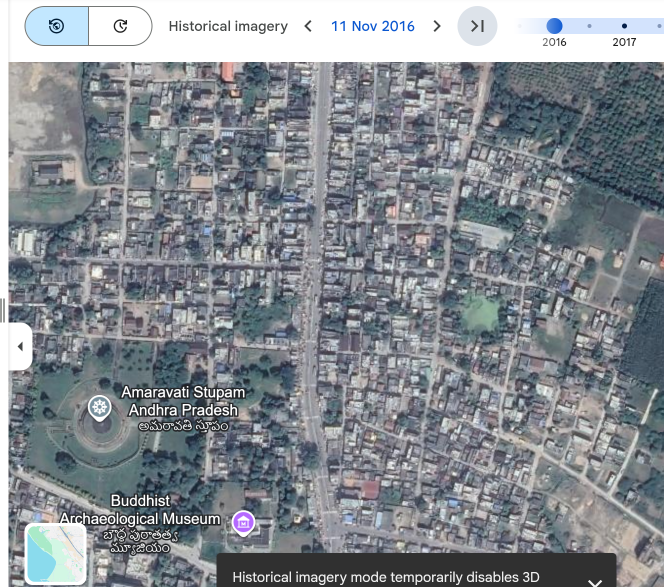
#> input picture testing/amaravathi/2016.png, 1327 x 1174 px (shown at 1/2 size)
$ python test_greenery_fix.py testing/amaravathi/2016.png
#> lines starting #> are read from the running program, lines starting #| are printed output that depends on the picture; after the words box and inside, x2 and y2 are one past the last pixel; in counts of white or black regions, pixels touching at a corner belong together
### greenery.py
import cv2
import numpy as np
from typing import Tuple, Optional

import cv2
import numpy as np
from typing import Tuple, Optional

def calculate_green_percentage(image: np.ndarray, method: str = "hsv") -> Tuple[float, Optional[np.ndarray]]:
    """
    Advanced greenery calculation with multiple detection methods.
    HSV method provides more realistic vegetation detection than simple RGB.
    """
    try:
        if image is None:
            return 0.0, None

        if method == "hsv":
            return _calculate_hsv_greenery(image)
        elif method == "rgb":
            return _calculate_green_rgb(image)
        elif method == "combined":
            return _calculate_green_combined(image)
        else:
            return _calculate_green_hsv(image)  # Default to HSV

    except Exception:
        return 0.0, None

def _calculate_hsv_greenery(image: np.ndarray) -> Tuple[float, Optional[np.ndarray]]:
    """
    Comprehensive HSV-based vegetation detection optimized for satellite imagery.
    Tuned based on EuroSAT analysis:
    - Forest: H=95-103, S=108-126, V=77-82 (blue-green, high sat)
    - Crops: H=5-147, S=31-86, V=100-188 (varied hue, moderate sat)
    - Herbaceous: H=5-146, S=27-59, V=105-163 (varied hue, low sat)
    """
    try:
        # Convert BGR to HSV color space
        hsv = cv2.cvtColor(image, cv2.COLOR_BGR2HSV)

        # Range 1: Traditional green vegetation (25-80) - crops, grass, leaves
        # Moderate thresholds to capture crops and herbaceous vegetation
        lower_green1 = np.array([25, 30, 50])   # Lower saturation for crops/grass
        upper_green1 = np.array([80, 255, 255])
        mask1 = cv2.inRange(hsv, lower_green1, upper_green1)

        # Range 2: Blue-green vegetation (80-110) - satellite forest imagery
        # Higher thresholds to prevent over-detection in dense forest
        lower_green2 = np.array([80, 80, 60])   # Moderate thresholds for forest
        upper_green2 = np.array([110, 255, 255])
        mask2 = cv2.inRange(hsv, lower_green2, upper_green2)

        # Range 3: Pale/dry vegetation - low saturation grassland
        # Captures herbaceous vegetation with low saturation
        lower_green3 = np.array([25, 20, 80])   # Very low saturation, higher brightness
        upper_green3 = np.array([80, 70, 255])  # Limited to avoid false positives
        mask3 = cv2.inRange(hsv, lower_green3, upper_green3)

        # Combine all vegetation masks
        vegetation_mask = cv2.bitwise_or(mask1, mask2)
        vegetation_mask = cv2.bitwise_or(vegetation_mask, mask3)

        # Light morphological operations to clean up noise
        kernel = cv2.getStructuringElement(cv2.MORPH_ELLIPSE, (2, 2))
        vegetation_mask = cv2.morphologyEx(vegetation_mask, cv2.MORPH_CLOSE, kernel)

        # Calculate percentage
        vegetation_pixels = np.sum(vegetation_mask > 0)
        total_pixels = image.shape[0] * image.shape[1]
        percentage = (vegetation_pixels / total_pixels) * 100

        return float(percentage), vegetation_mask

    except Exception:
        return 0.0, None

def _calculate_green_rgb(image: np.ndarray) -> Tuple[float, Optional[np.ndarray]]:
    """
    Original RGB-based method for comparison.
    Logic: (G > R) AND (G > B)
    """
    try:
        # Separate BGR channels (OpenCV loads BGR)
        b, g, r = cv2.split(image)

        # Dominant Green Mask
        green_mask = (g > r) & (g > b)

        # Percentage calculation
        green_pixels = np.sum(green_mask)
        total_pixels = image.shape[0] * image.shape[1]
        percentage = (green_pixels / total_pixels) * 100

        return float(percentage), (green_mask.astype(np.uint8) * 255)

    except Exception:
        return 0.0, None

def _calculate_green_combined(image: np.ndarray) -> Tuple[float, Optional[np.ndarray]]:
    """
    Combined HSV + RGB method for maximum accuracy.
    Uses both methods and takes intersection for high-confidence vegetation.
    """
    try:
        # Get both masks
        hsv_pct, hsv_mask = _calculate_hsv_greenery(image)
        rgb_pct, rgb_mask = _calculate_green_rgb(image)

        if hsv_mask is None or rgb_mask is None:
            return 0.0, None

        # Combine masks (intersection for high confidence)
        combined_mask = cv2.bitwise_and(hsv_mask, rgb_mask)

        # Calculate percentage
        green_pixels = np.sum(combined_mask > 0)
        total_pixels = image.shape[0] * image.shape[1]
        percentage = (green_pixels / total_pixels) * 100

        return float(percentage), combined_mask

    except Exception:
        return 0.0, None

# [258 lines left out: functions get_greenery_overlay, get_vegetation_analysis, get_vegetation_statistics, _get_method_description, _calculate_confidence, smooth_values and 3 more, not called in this run]

### test_greenery_fix.py
#!/usr/bin/env python3
"""
Test script to verify the HSV greenery detection fix.
This will help debug why green percentages are too low.
"""

import cv2
import numpy as np
import os
from greenery import calculate_green_percentage

def create_test_image():
    """Create a synthetic test image with known green content."""
    # Create a 300x300 test image
    img = np.zeros((300, 300, 3), dtype=np.uint8)

    # Fill with different colors
    # Top half: Green vegetation (should be detected)
    img[0:150, :] = [0, 128, 0]  # Dark green

    # Bottom left quarter: Bright green (should be detected)
    img[150:300, 0:150] = [0, 255, 0]  # Bright green

    # Bottom right quarter: Blue (should NOT be detected)
    img[150:300, 150:300] = [255, 0, 0]  # Blue

    return img

def test_hsv_ranges():
    """Test HSV ranges with known green colors."""
    print("🧪 Testing HSV Greenery Detection")
    print("=" * 50)

    # Test with synthetic image
    test_img = create_test_image()

    print("📊 Testing with synthetic image (75% green expected):")

    # Test all methods
    methods = ["hsv", "rgb", "combined"]
    for method in methods:
        percentage, mask = calculate_green_percentage(test_img, method=method)
        print(f"   {method.upper():>8}: {percentage:>6.2f}%")
#> this loop made 3 passes
#> percentage on pass 1: 75.33
#> percentage on pass 2: 75
#|         HSV:  75.33%
#|         RGB:  75.00%
#|    COMBINED:  75.00%
#> pass 1, in _calculate_hsv_greenery, `mask1 = cv2.inRange(hsv, lower_green1, upper_green1)`:
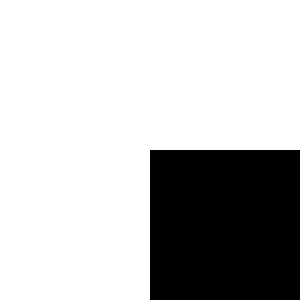
#> mask1: shape (300, 300); 75% white; 1 black region, box (x1, y1, x2, y2) and area: (150, 150, 300, 300) 22500
#> pass 1, in _calculate_hsv_greenery, `vegetation_mask = cv2.morphologyEx(vegetation_mask, cv2.MORPH_CLOSE, k..`:
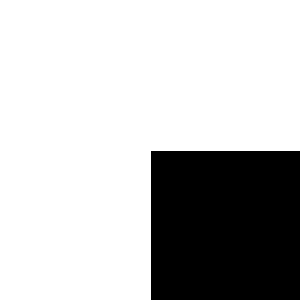
#> vegetation_mask: shape (300, 300); 75.3% white; 1 black region, box (x1, y1, x2, y2) and area: (151, 151, 300, 300) 22201
#> after the loop:
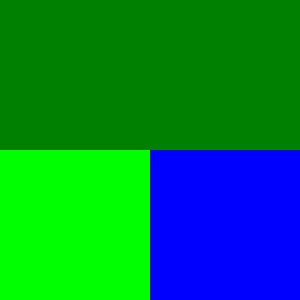
#> test_img: shape (300, 300, 3); mean of channels 0, 1, 2 63.8, 127.8, 0; drawn as B, G, R

    print("\n" + "=" * 50)

    # Test with real images if available
    test_folders = ["test_images", "data/EuroSAT/Forest", "data/EuroSAT/AnnualCrop"]

    for folder in test_folders:
        if os.path.exists(folder):
            print(f"📁 Testing with real images from: {folder}")

            # Get first few image files
            image_files = [f for f in os.listdir(folder)
                          if f.lower().endswith(('.jpg', '.jpeg', '.png'))][:3]

            if image_files:
                for img_file in image_files:
                    img_path = os.path.join(folder, img_file)
                    img = cv2.imread(img_path)

                    if img is not None:
                        print(f"\n🖼️  {img_file}:")

                        for method in methods:
                            percentage, _ = calculate_green_percentage(img, method=method)
                            print(f"   {method.upper():>8}: {percentage:>6.2f}%")
                break

    print("\n" + "=" * 50)
    print("💡 Expected Results:")
    print("   • Synthetic image: ~75% (3/4 of image is green)")
    print("   • Forest images: 60-90% (dense vegetation)")
    print("   • Crop images: 40-80% (agricultural vegetation)")
    print("   • Urban areas: 10-40% (parks, trees, lawns)")
    print("\n✅ If values are still too low, HSV ranges need further adjustment")

def debug_hsv_values(image_path: str):
    """Debug HSV values in a specific image to understand the ranges."""
#> called with image_path = 'testing/amaravathi/2016.png'
    if not os.path.exists(image_path):
        print(f"❌ Image not found: {image_path}")
        return

    img = cv2.imread(image_path)
#> img is the input picture: shape (1174, 1327, 3); mean B, G, R 145, 139.3, 134
    if img is None:
        print(f"❌ Could not load image: {image_path}")
        return

    # Convert to HSV
    hsv = cv2.cvtColor(img, cv2.COLOR_BGR2HSV)
#> hsv: shape (1174, 1327, 3); mean H, S, V 88.2, 27.4, 145.8

    # Sample some pixels to see HSV ranges
    h, w = hsv.shape[:2]
#> h = 1174; w = 1327
    sample_points = [
        (h//4, w//4),    # Top-left quadrant
        (h//4, 3*w//4),  # Top-right quadrant
        (3*h//4, w//4),  # Bottom-left quadrant
        (3*h//4, 3*w//4) # Bottom-right quadrant
    ]

    print(f"\n🔍 HSV Analysis for: {os.path.basename(image_path)}")
    print("Sample HSV values from different regions:")

    for i, (y, x) in enumerate(sample_points):
        h_val, s_val, v_val = hsv[y, x]
        bgr_val = img[y, x]
        print(f"   Region {i+1}: H={h_val:3d} S={s_val:3d} V={v_val:3d} | BGR=({bgr_val[0]:3d},{bgr_val[1]:3d},{bgr_val[2]:3d})")
#> this loop made 4 passes
#> (h_val, s_val, v_val, bgr_val) on passes 1 to 4: (90, 20, 156, [156, 156, 144]), (102, 29, 161, [161, 154, 143]), (96, 56, 119, [119, 114, 93]), (120, 1, 185, [185, 184, 184])
#|    Region 1: H= 90 S= 20 V=156 | BGR=(156,156,144)
#|    Region 2: H=102 S= 29 V=161 | BGR=(161,154,143)
#|    Region 3: H= 96 S= 56 V=119 | BGR=(119,114, 93)
#|    Region 4: H=120 S=  1 V=185 | BGR=(185,184,184)

    # Show overall HSV statistics
    h_mean, s_mean, v_mean = np.mean(hsv, axis=(0,1))
#> h_mean = 88.2; s_mean = 27.37; v_mean = 145.8
    print(f"   Average:  H={h_mean:5.1f} S={s_mean:5.1f} V={v_mean:5.1f}")
#|    Average:  H= 88.2 S= 27.4 V=145.8

if __name__ == "__main__":
    test_hsv_ranges()

    # Debug specific image if provided
    import sys
    if len(sys.argv) > 1:
        debug_hsv_values(sys.argv[1])
